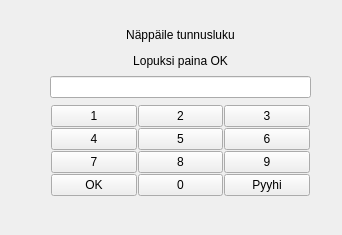
<?xml version="1.0" encoding="UTF-8"?>
<ui version="4.0">
 <class>addPin</class>
 <widget class="QWidget" name="addPin">
  <property name="geometry">
   <rect>
    <x>0</x>
    <y>0</y>
    <width>342</width>
    <height>235</height>
   </rect>
  </property>
  <property name="windowTitle">
   <string>Form</string>
  </property>
  <property name="styleSheet">
   <string notr="true"/>
  </property>
  <widget class="QWidget" name="verticalLayoutWidget_2">
   <property name="geometry">
    <rect>
     <x>50</x>
     <y>26</y>
     <width>261</width>
     <height>171</height>
    </rect>
   </property>
   <layout class="QVBoxLayout" name="verticalLayout_2">
    <item>
     <layout class="QVBoxLayout" name="verticalLayout">
      <item>
       <widget class="QLabel" name="insertPinLabel">
        <property name="text">
         <string>&lt;html&gt;&lt;head/&gt;&lt;body&gt;&lt;p align=&quot;center&quot;&gt;Näppäile tunnusluku&lt;/p&gt;&lt;p align=&quot;center&quot;&gt;Lopuksi paina OK&lt;/p&gt;&lt;/body&gt;&lt;/html&gt;</string>
        </property>
        <property name="alignment">
         <set>Qt::AlignCenter</set>
        </property>
       </widget>
      </item>
      <item>
       <widget class="QLineEdit" name="pinLine"/>
      </item>
      <item>
       <layout class="QGridLayout" name="gridLayout">
        <property name="leftMargin">
         <number>1</number>
        </property>
        <property name="topMargin">
         <number>1</number>
        </property>
        <property name="rightMargin">
         <number>1</number>
        </property>
        <property name="bottomMargin">
         <number>1</number>
        </property>
        <property name="spacing">
         <number>1</number>
        </property>
        <item row="0" column="0">
         <widget class="QPushButton" name="n1">
          <property name="text">
           <string>1</string>
          </property>
         </widget>
        </item>
        <item row="0" column="2">
         <widget class="QPushButton" name="n3">
          <property name="text">
           <string>3</string>
          </property>
         </widget>
        </item>
        <item row="0" column="1">
         <widget class="QPushButton" name="n2">
          <property name="text">
           <string>2</string>
          </property>
         </widget>
        </item>
        <item row="1" column="0">
         <widget class="QPushButton" name="n4">
          <property name="text">
           <string>4</string>
          </property>
         </widget>
        </item>
        <item row="1" column="1">
         <widget class="QPushButton" name="n5">
          <property name="text">
           <string>5</string>
          </property>
         </widget>
        </item>
        <item row="1" column="2">
         <widget class="QPushButton" name="n6">
          <property name="text">
           <string>6</string>
          </property>
         </widget>
        </item>
        <item row="2" column="0">
         <widget class="QPushButton" name="n7">
          <property name="text">
           <string>7</string>
          </property>
         </widget>
        </item>
        <item row="2" column="1">
         <widget class="QPushButton" name="n8">
          <property name="text">
           <string>8</string>
          </property>
         </widget>
        </item>
        <item row="2" column="2">
         <widget class="QPushButton" name="n9">
          <property name="text">
           <string>9</string>
          </property>
         </widget>
        </item>
        <item row="3" column="1">
         <widget class="QPushButton" name="n0">
          <property name="text">
           <string>0</string>
          </property>
         </widget>
        </item>
        <item row="3" column="2">
         <widget class="QPushButton" name="clear">
          <property name="text">
           <string>Pyyhi</string>
          </property>
         </widget>
        </item>
        <item row="3" column="0">
         <widget class="QPushButton" name="pinSubmit">
          <property name="text">
           <string>OK</string>
          </property>
         </widget>
        </item>
       </layout>
      </item>
     </layout>
    </item>
   </layout>
  </widget>
 </widget>
 <resources/>
 <connections/>
</ui>
